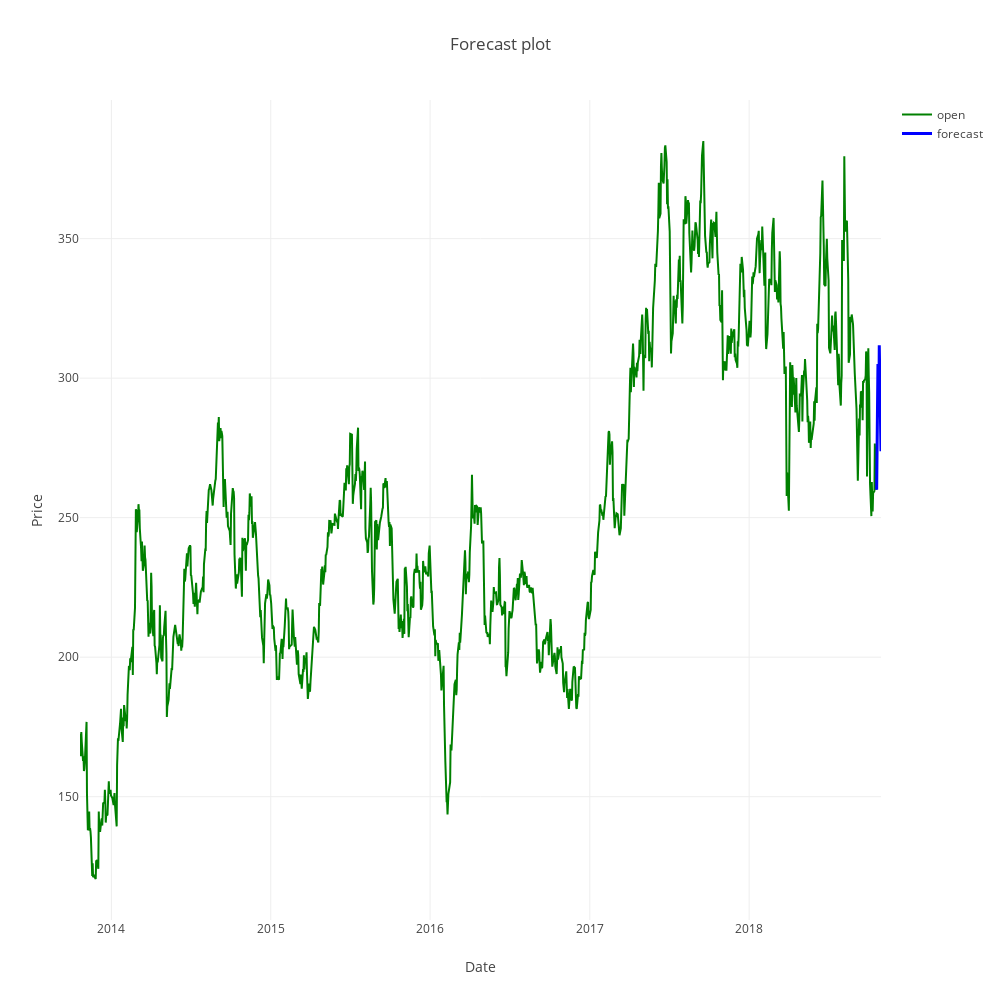

Write notebook code for a chart like this one.
### Code cell
p1 = go.Scatter(x=df.index,
                y=df.close, 
                mode='lines',
                name='open',
                marker=dict(color='green')
               )
p2 = go.Scatter(x=df.index, 
                y=df.forecast,
                mode='lines',
                name='forecast',
                line=dict(color='blue', width=3)
                )

layout = go.Layout(title='Forecast plot',width=1000,height=1000,
xaxis=dict(title='Date',ticks='', showticklabels=True,
                              zeroline=False),
                   yaxis=dict(title='Price',ticks='', showticklabels=True,
                              zeroline=False),
                   showlegend=True)

fig = go.Figure(data=[p1, p2], layout=layout)

iplot(fig)

### Figure 1 — Plotly figure (JSON) as saved in the notebook; plotly's stock layout.template omitted (floating-point values rounded to 4 significant figures; data arrays with more than 128 entries replaced by an {"elided": "..."} marker saying what was removed)
{"data": [{"marker": {"color": "green"}, "mode": "lines", "name": "open", "type": "scatter", "uid": "a38403c6-d46a-11e8-b3fd-acde48001122", "x": {"elided": "1271 str values"}, "y": {"elided": "1271 float values"}}, {"line": {"color": "blue", "width": 3}, "mode": "lines", "name": "forecast", "type": "scatter", "uid": "a3840658-d46a-11e8-a5e8-acde48001122", "x": {"elided": "1271 str values"}, "y": {"elided": "1271 float values"}}], "layout": {"height": 1000, "showlegend": true, "title": "Forecast plot", "width": 1000, "xaxis": {"showticklabels": true, "ticks": "", "title": "Date", "zeroline": false}, "yaxis": {"showticklabels": true, "ticks": "", "title": "Price", "zeroline": false}}}
